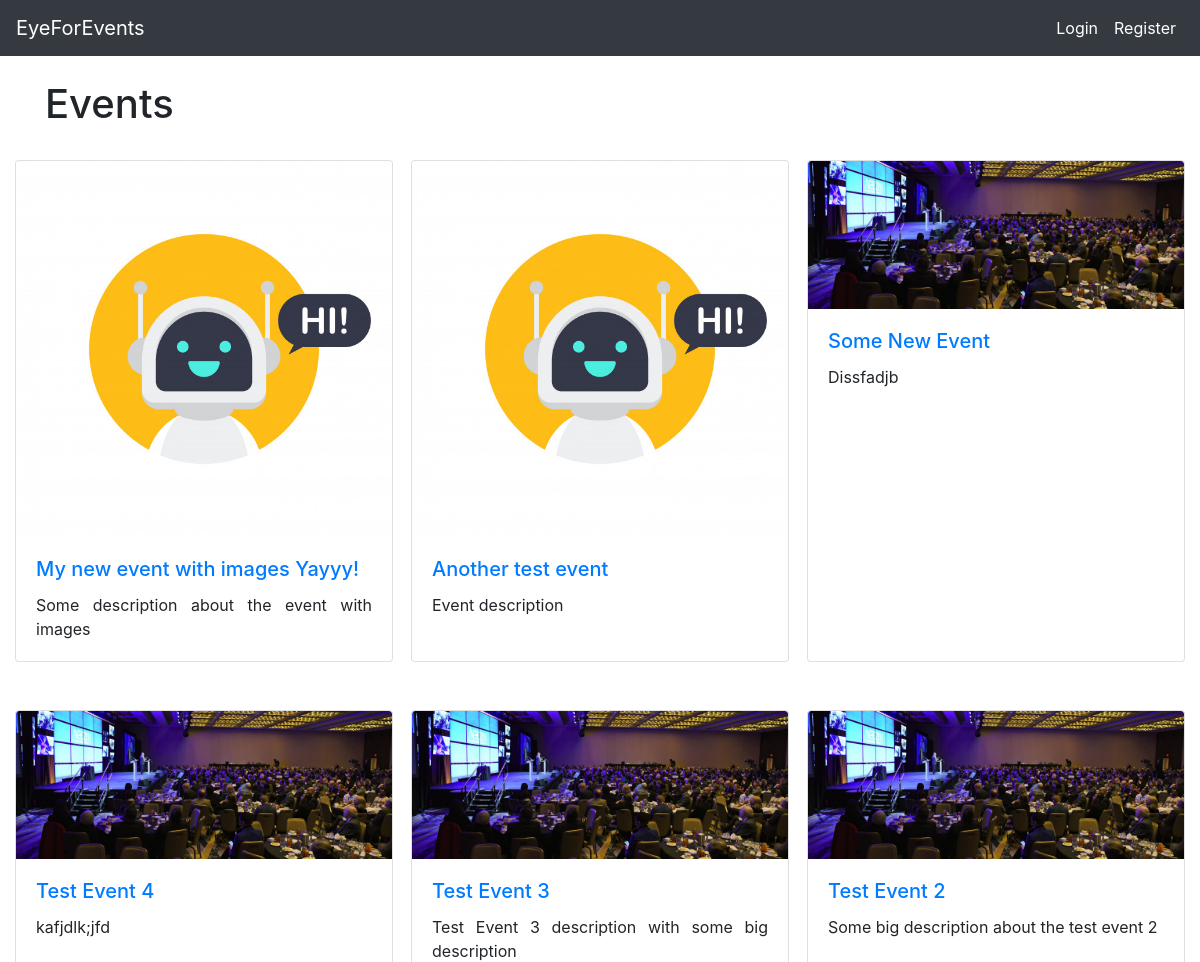
The app's page /events/ (upper part), older data.
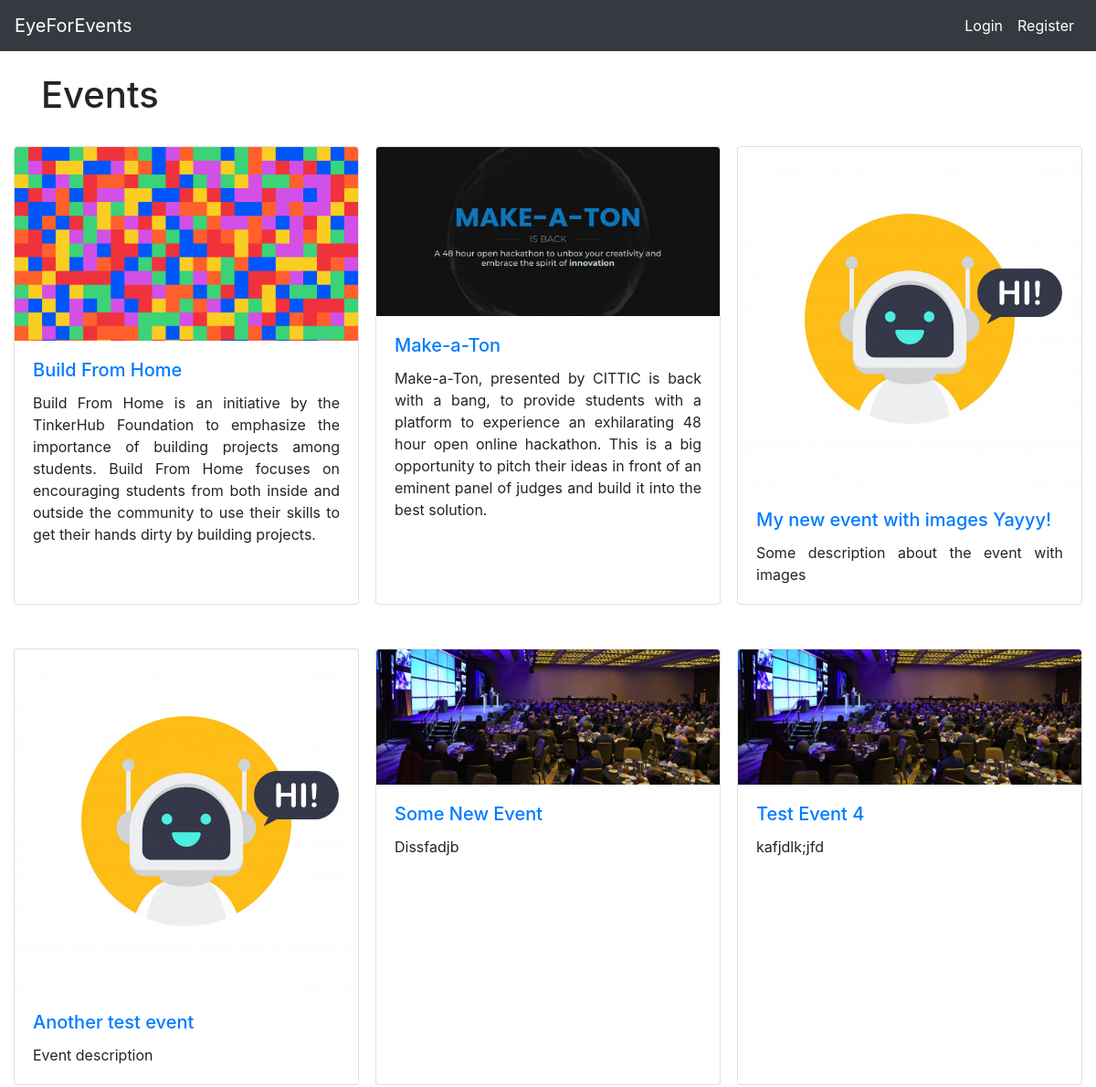
The same page, newer data.
### events/models.py (models this page shows, shortened)
class Event(models.Model):
    id = models.UUIDField(primary_key=True, default=uuid.uuid4, editable=False) #unique id to differentiate between events
    name = models.CharField("name",max_length=200) #Event name
    description = models.CharField("description",max_length=2000) #Event description
    max_capacity = models.PositiveSmallIntegerField("max_capacity",default=0) #0 for not applicable and >0 if there's a capacity
    location = models.CharField(max_length=500)
    contact_number = models.PositiveSmallIntegerField("contact_number")
    alt_contact_number = models.PositiveSmallIntegerField("alt_contact_number")
    contact_email = models.EmailField(max_length=254,blank=False)
    created_by = models.ForeignKey(settings.AUTH_USER_MODEL, on_delete=models.CASCADE,blank=True,related_name="created_by") #One to Many relationship
    participated_in = models.ManyToManyField(settings.AUTH_USER_MODEL,related_name="participated_in") #One to Many relationship showing user participated in events relation
    event_image = models.ImageField(upload_to='events/'+str(uuid.uuid4()),blank=True,default='events/event_default.jpg') #Image for the event not needed but would be better if we get one
    last_date = models.DateTimeField() #Last date till the event registeration is available
    event_date = models.DateTimeField() #Date of the event
    pub_date = models.DateTimeField('Created On',auto_now_add=True) #Will be used to check how old is the posted events

### events/views.py (the view)
# urls.py: path('', views.index, name='index'),
def index(request):
    latest_events = Event.objects.order_by('-pub_date')[:10] #Top 10 Events in the DB
    context = {'latest_events': latest_events}
    return render(request, 'events/index.html', context)

### events/templates/events/index.html (shortened to what this page needs)
{% extends 'user/base.html' %} {% block content %}
<h1>Events</h1>
<br>
{%load static %}
<div class="row row-cols-1 row-cols-md-3 g-4" style="display: grid; grid-template-columns: repeat(3, 1fr);grid-auto-rows: auto; grid-gap: 3rem;">
{% for event in latest_events %}
  <div class="row" >
    <div class="card" style="overflow-x: hidden; overflow-y: auto; text-align:justify;">
      <img src="{{event.event_image.url}}" class="card-img-top" alt="...">
      <div class="card-body">
        <h5 class="card-title"><a href="{% url 'events:detail' event.id %}">{{event.name}}</a></h5>
        <p class="card-text">{{event.description}}</p>
      </div>
    </div>
  </div>
{% endfor %}
</div>
<br><br><br>
<br><br><br>
{% endblock %}

### user/templates/user/base.html (shortened to what this page needs)
<!DOCTYPE html>
<html lang="en">
  <head>
    <link
      rel="stylesheet"
      href="https://stackpath.bootstrapcdn.com/bootstrap/4.3.1/css/bootstrap.min.css"
      href = "stylecss.css"
    />
  </head>
  <body>
    <nav
      class="navbar navbar-expand-lg navbar-dark bg-dark"
    >
      <a class="navbar-brand text-white" href="../../events">EyeForEvents</a>
      <div class="collapse navbar-collapse" id="navbarSupportedContent">
        <ul class="navbar-nav ml-auto">
          {% if user.is_authenticated %}
          <li class="nav-item active">
            <a class="nav-link" href="{% url 'logout' %}">Logout</a>
          </li>
          <li class="nav-item active">
            <a class="nav-link" href="{% url 'profile' %}">View Profile</a>
          </li>
          {% else %}
          <li class="nav-item active">
            <a class="nav-link" href="{% url 'login' %}">Login</a>
          </li>
          <li class="nav-item active">
            <a class="nav-link" href="{% url 'register' %}">Register</a>
          </li>
          {% endif%}
        </ul>
      </div>
    </nav>
    <br />
    <div class="container">
       {% block content %} {% endblock %}
    </div>
  </body>
</html>

Row changes from the older to the newer data that the page shows:
no longer on this page (row edited): Event: name "Test Event 3", description "Test Event 3 description with some big description"
no longer on this page (row edited): Event: name "Test Event 2", description "Some big description about the test event 2"
added Event: event_image (picture), name "Build From Home", description "Build From Home is an initiative by the TinkerHub Foundation to emphasize the importance of building projects among students. Build From Home focuses on encouraging students from both inside and outside the community to use their skills to get their hands dirty by building projects."
added Event: event_image (picture), name "Make-a-Ton", description "Make-a-Ton, presented by CITTIC is back with a bang, to provide students with a platform to experience an exhilarating 48 hour open online hackathon. This is a big opportunity to pitch their ideas in front of an eminent panel of judges and build it into the best solution."
